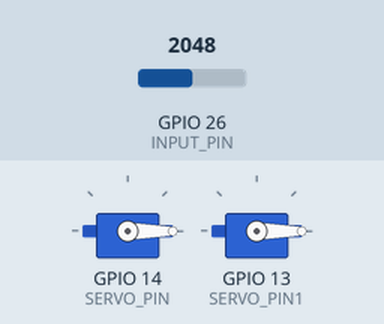
Recording of a sketch running on a simulated ESP32. Shown: 2 × servo. The inputs (shaded band) are chosen by the test bench; at power-on: GPIO 26 (INPUT_PIN) = 2048. What the sketch prints to the serial monitor is not drawn.

Above: at 1.2 s.
1.3 s: GPIO 26 (INPUT_PIN) set to 2866
At 1.44 s:
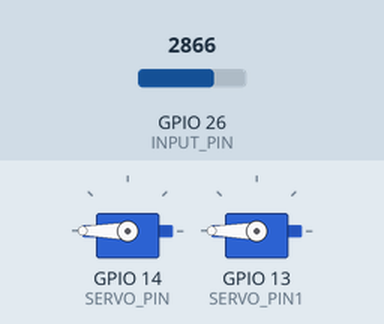
3.0 s: GPIO 26 (INPUT_PIN) set to 1228
At 3.17 s:
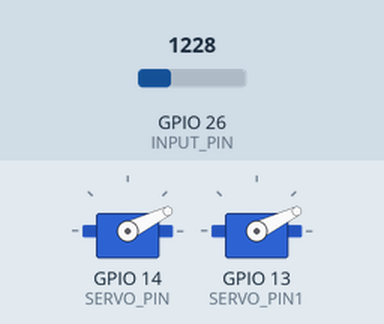
4.7 s: GPIO 26 (INPUT_PIN) set to 3603
At 4.87 s:
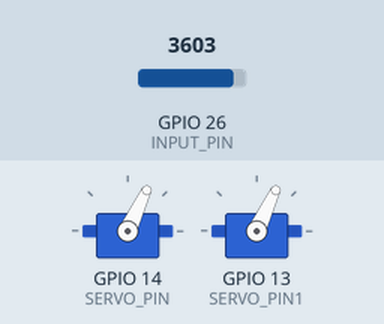
6.4 s: GPIO 26 (INPUT_PIN) set to 491
At 6.58 s:
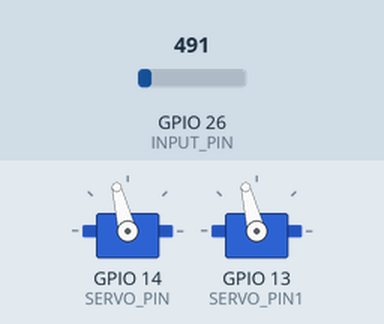
8.1 s: GPIO 26 (INPUT_PIN) set to 4095
At 8.27 s:
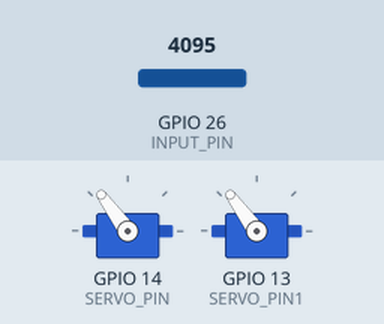
9.8 s: GPIO 26 (INPUT_PIN) set to 0
At 9.97 s:
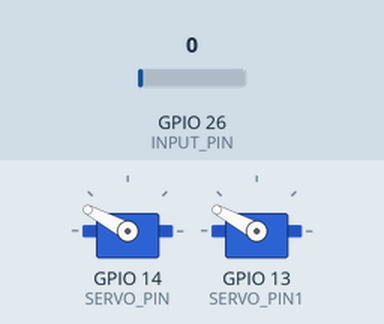
Timing chart, 0 to 12.5 s (numbered marks = the images above; inputs shaded):
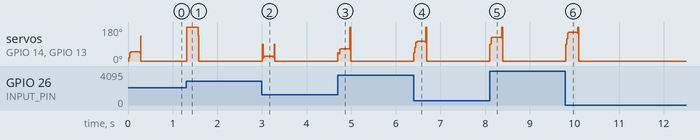

The sketch:

ArmUsingEmgSensor.ino
```cpp
// Servo Control - BioAmp EXG Pill
// https://github.com/upsidedownlabs/BioAmp-EXG-Pill

// Upside Down Labs invests time and resources providing this open source code,
// please support Upside Down Labs and open-source hardware by purchasing
// products from Upside Down Labs!

// Copyright (c) 2021 Upside Down Labs - contact@upsidedownlabs.tech

// Permission is hereby granted, free of charge, to any person obtaining a copy
// of this software and associated documentation files (the "Software"), to deal
// in the Software without restriction, including without limitation the rights
// to use, copy, modify, merge, publish, distribute, sublicense, and/or sell
// copies of the Software, and to permit persons to whom the Software is
// furnished to do so, subject to the following conditions:

// The above copyright notice and this permission notice shall be included in all
// copies or substantial portions of the Software.

// THE SOFTWARE IS PROVIDED "AS IS", WITHOUT WARRANTY OF ANY KIND, EXPRESS OR
// IMPLIED, INCLUDING BUT NOT LIMITED TO THE WARRANTIES OF MERCHANTABILITY,
// FITNESS FOR A PARTICULAR PURPOSE AND NONINFRINGEMENT. IN NO EVENT SHALL THE
// AUTHORS OR COPYRIGHT HOLDERS BE LIABLE FOR ANY CLAIM, DAMAGES OR OTHER
// LIABILITY, WHETHER IN AN ACTION OF CONTRACT, TORT OR OTHERWISE, ARISING FROM,
// OUT OF OR IN CONNECTION WITH THE SOFTWARE OR THE USE OR OTHER DEALINGS IN THE
// SOFTWARE.

#if defined(ESP32)
  #include <ESP32Servo.h>
#else
  #include <Servo.h>
#endif

#define SAMPLE_RATE 500
#define BAUD_RATE 115200
#define INPUT_PIN 26
#define BUFFER_SIZE 128
#define SERVO_PIN 14
#define SERVO_PIN1 13
#define EMG_MIN 2
#define EMG_MAX 10

int circular_buffer[BUFFER_SIZE];
int data_index, sum;

Servo servo;
Servo servo1;

void setup() {
	// Serial connection begin
	Serial.begin(BAUD_RATE);
  // Attach servo
  servo.attach(SERVO_PIN);
  servo1.attach(SERVO_PIN1);
}

void loop() {
	// Calculate elapsed time
	static unsigned long past = 0;
	unsigned long present = micros();
	unsigned long interval = present - past;
	past = present;

	// Run timer
	static long timer = 0;
	timer -= interval;

	// Sample and get envelop
	if(timer < 0) {
		timer += 1000000 / SAMPLE_RATE;
		int sensor_value = analogRead(INPUT_PIN);
		int signal = EMGFilter(sensor_value);
		int envelop = getEnvelop(abs(signal));
    int servo_position = map(envelop, EMG_MIN, EMG_MAX, 0, 180);
    servo.write(servo_position);
    servo1.write(servo_position);
		Serial.print(signal);
		Serial.print(",");
		Serial.println(servo_position);
	}
}

// Envelop detection algorithm
int getEnvelop(int abs_emg){
	sum -= circular_buffer[data_index];
	sum += abs_emg;
	circular_buffer[data_index] = abs_emg;
	data_index = (data_index + 1) % BUFFER_SIZE;
	return (sum/BUFFER_SIZE) * 2;
}

// Band-Pass Butterworth IIR digital filter, generated using filter_gen.py.
// Sampling rate: 500.0 Hz, frequency: [74.5, 149.5] Hz.
// Filter is order 4, implemented as second-order sections (biquads).
// Reference:
// https://docs.scipy.org/doc/scipy/reference/generated/scipy.signal.butter.html
// https://courses.ideate.cmu.edu/16-223/f2020/Arduino/FilterDemos/filter_gen.py
float EMGFilter(float input)
{
  float output = input;
  {
    static float z1, z2; // filter section state
    float x = output - 0.05159732*z1 - 0.36347401*z2;
    output = 0.01856301*x + 0.03712602*z1 + 0.01856301*z2;
    z2 = z1;
    z1 = x;
  }
  {
    static float z1, z2; // filter section state
    float x = output - -0.53945795*z1 - 0.39764934*z2;
    output = 1.00000000*x + -2.00000000*z1 + 1.00000000*z2;
    z2 = z1;
    z1 = x;
  }
  {
    static float z1, z2; // filter section state
    float x = output - 0.47319594*z1 - 0.70744137*z2;
    output = 1.00000000*x + 2.00000000*z1 + 1.00000000*z2;
    z2 = z1;
    z1 = x;
  }
  {
    static float z1, z2; // filter section state
    float x = output - -1.00211112*z1 - 0.74520226*z2;
    output = 1.00000000*x + -2.00000000*z1 + 1.00000000*z2;
    z2 = z1;
    z1 = x;
  }
  return output;
}


// EMG Envelop - Muscle BioAmp Candy
// https://github.com/upsidedownlabs/Muscle-BioAmp-Candy

// Upside Down Labs invests time and resources providing this open source code,
// please support Upside Down Labs and open-source hardware by purchasing
// products from Upside Down Labs!

// Copyright (c) 2021-2022 Upside Down Labs - contact@upsidedownlabs.tech

// Permission is hereby granted, free of charge, to any person obtaining a copy
// of this software and associated documentation files (the "Software"), to deal
// in the Software without restriction, including without limitation the rights
// to use, copy, modify, merge, publish, distribute, sublicense, and/or sell
// copies of the Software, and to permit persons to whom the Software is
// furnished to do so, subject to the following conditions:

// The above copyright notice and this permission notice shall be included in all
// copies or substantial portions of the Software.

// THE SOFTWARE IS PROVIDED "AS IS", WITHOUT WARRANTY OF ANY KIND, EXPRESS OR
// IMPLIED, INCLUDING BUT NOT LIMITED TO THE WARRANTIES OF MERCHANTABILITY,
// FITNESS FOR A PARTICULAR PURPOSE AND NONINFRINGEMENT. IN NO EVENT SHALL THE
// AUTHORS OR COPYRIGHT HOLDERS BE LIABLE FOR ANY CLAIM, DAMAGES OR OTHER
// LIABILITY, WHETHER IN AN ACTION OF CONTRACT, TORT OR OTHERWISE, ARISING FROM,
// OUT OF OR IN CONNECTION WITH THE SOFTWARE OR THE USE OR OTHER DEALINGS IN THE
// SOFTWARE.

// #define SAMPLE_RATE 500
// #define BAUD_RATE 115200
// #define INPUT_PIN 26
// #define BUFFER_SIZE 128

// int circular_buffer[BUFFER_SIZE];
// int data_index, sum;

// void setup() {
// 	// Serial connection begin
// 	Serial.begin(BAUD_RATE);
// }

// void loop() {
// 	// Calculate elapsed time
// 	static unsigned long past = 0;
// 	unsigned long present = micros();
// 	unsigned long interval = present - past;
// 	past = present;

// 	// Run timer
// 	static long timer = 0;
// 	timer -= interval;

// 	// Sample and get envelop
// 	if(timer < 0) {
// 		timer += 1000000 / SAMPLE_RATE;
// 		int sensor_value = analogRead(INPUT_PIN);
// 		int signal = EMGFilter(sensor_value);
// 		int envelop = getEnvelop(abs(signal));
// 		Serial.print(signal);
// 		Serial.print(",");
// 		Serial.println(envelop);
// 	}
// }

// // Envelop detection algorithm
// int getEnvelop(int abs_emg){
// 	sum -= circular_buffer[data_index];
// 	sum += abs_emg;
// 	circular_buffer[data_index] = abs_emg;
// 	data_index = (data_index + 1) % BUFFER_SIZE;
// 	return (sum/BUFFER_SIZE) * 2;
// }

// // Band-Pass Butterworth IIR digital filter, generated using filter_gen.py.
// // Sampling rate: 500.0 Hz, frequency: [74.5, 149.5] Hz.
// // Filter is order 4, implemented as second-order sections (biquads).
// // Reference:
// // https://docs.scipy.org/doc/scipy/reference/generated/scipy.signal.butter.html
// // https://courses.ideate.cmu.edu/16-223/f2020/Arduino/FilterDemos/filter_gen.py
// float EMGFilter(float input)
// {
//   float output = input;
//   {
//     static float z1, z2; // filter section state
//     float x = output - 0.05159732*z1 - 0.36347401*z2;
//     output = 0.01856301*x + 0.03712602*z1 + 0.01856301*z2;
//     z2 = z1;
//     z1 = x;
//   }
//   {
//     static float z1, z2; // filter section state
//     float x = output - -0.53945795*z1 - 0.39764934*z2;
//     output = 1.00000000*x + -2.00000000*z1 + 1.00000000*z2;
//     z2 = z1;
//     z1 = x;
//   }
//   {
//     static float z1, z2; // filter section state
//     float x = output - 0.47319594*z1 - 0.70744137*z2;
//     output = 1.00000000*x + 2.00000000*z1 + 1.00000000*z2;
//     z2 = z1;
//     z1 = x;
//   }
//   {
//     static float z1, z2; // filter section state
//     float x = output - -1.00211112*z1 - 0.74520226*z2;
//     output = 1.00000000*x + -2.00000000*z1 + 1.00000000*z2;
//     z2 = z1;
//     z1 = x;
//   }
//   return output;
// }
```

Measured:
- after the input at 1.3 s, servo on GPIO 14 (SERVO_PIN), servo on GPIO 13 (SERVO_PIN1): 0° → 180° at once, → 0° 0.26 s later
- after the input at 3.0 s, servo on GPIO 14 (SERVO_PIN), servo on GPIO 13 (SERVO_PIN1): 0° → 26° at once, → 0° 0.25 s later
- after the input at 4.7 s, servo on GPIO 14 (SERVO_PIN), servo on GPIO 13 (SERVO_PIN1): 0° → 65° at once, → 0° 0.25 s later
- after the input at 6.4 s, servo on GPIO 14 (SERVO_PIN), servo on GPIO 13 (SERVO_PIN1): 0° → 104° at once, → 0° 0.25 s later
- after the input at 8.1 s, servo on GPIO 14 (SERVO_PIN), servo on GPIO 13 (SERVO_PIN1): 0° → 126° at once, → 0° 0.25 s later
- after the input at 9.8 s, servo on GPIO 14 (SERVO_PIN), servo on GPIO 13 (SERVO_PIN1): 0° → 152° at once, → 0° 0.25 s later
